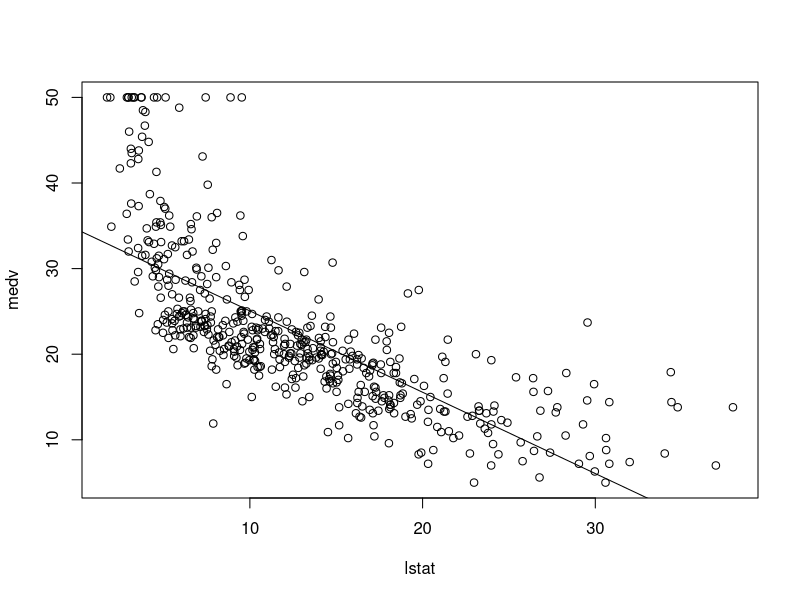
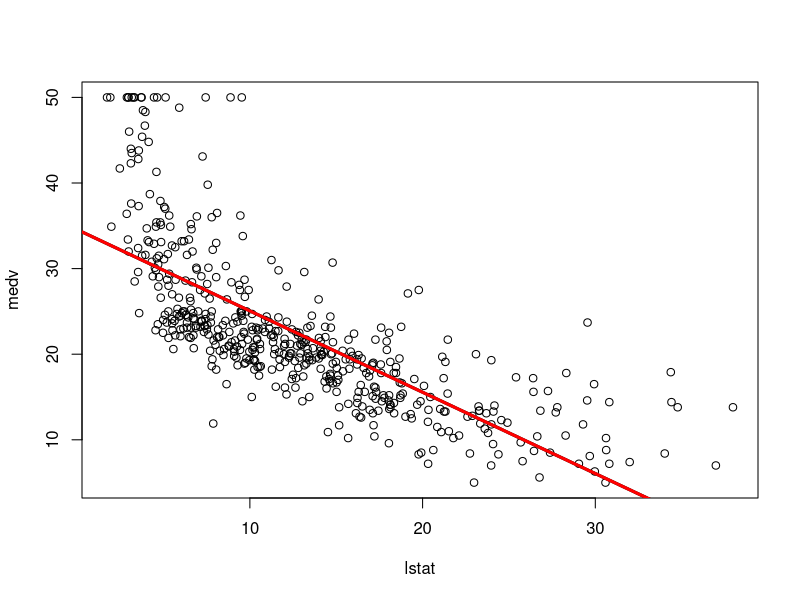
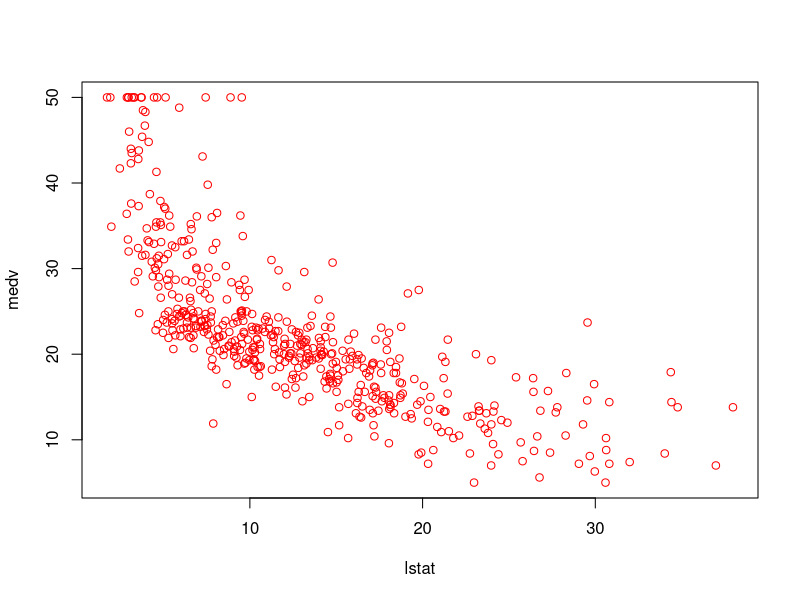
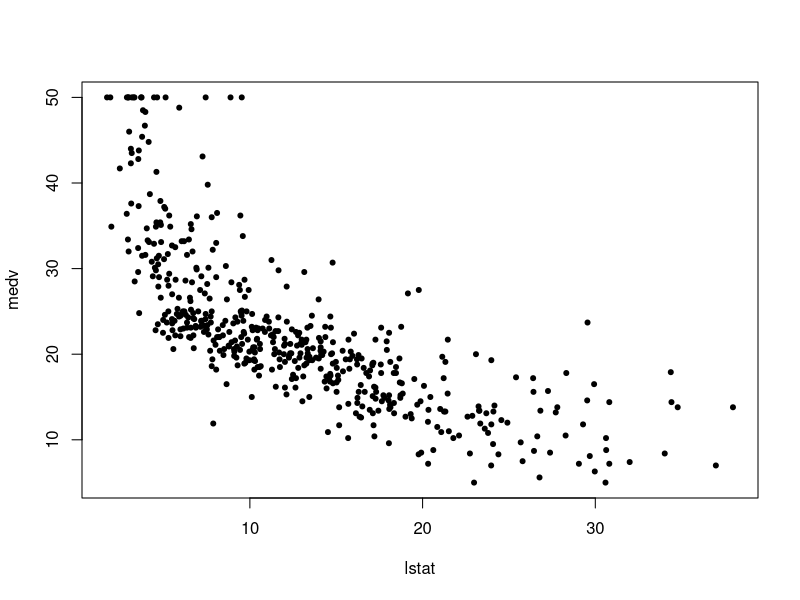
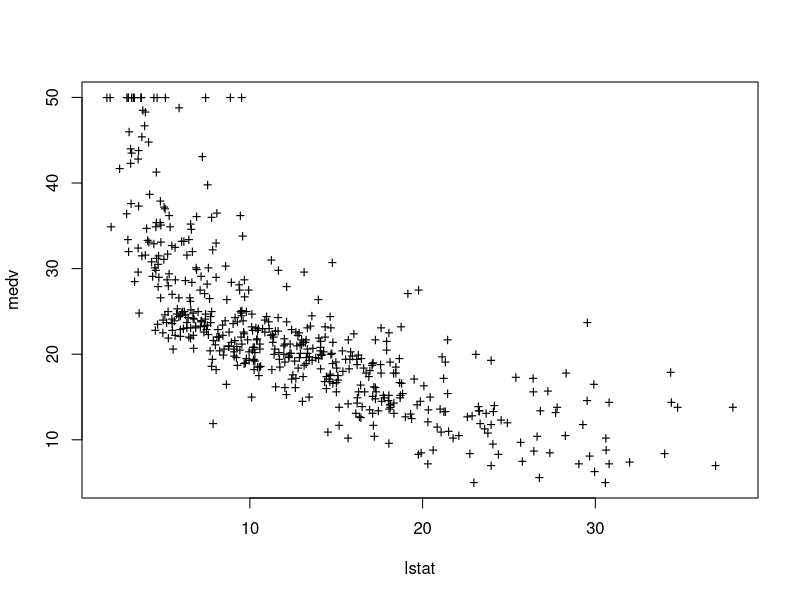
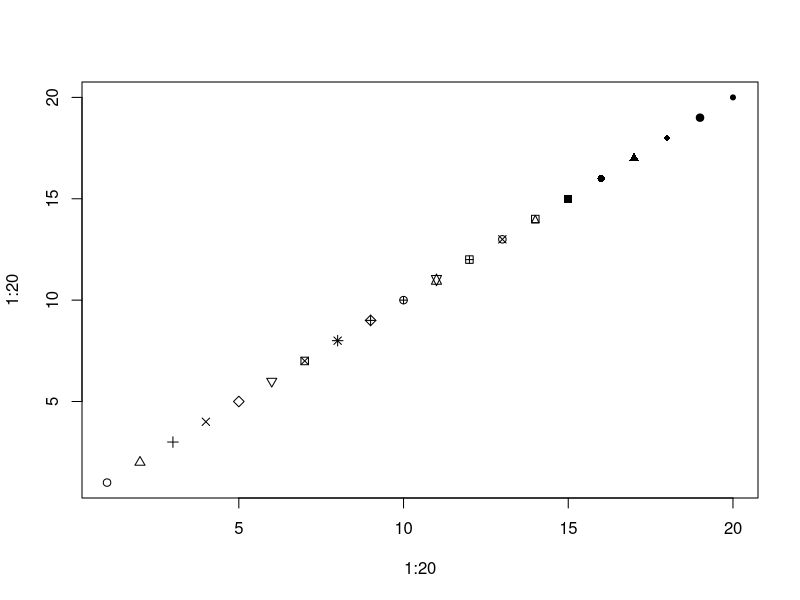
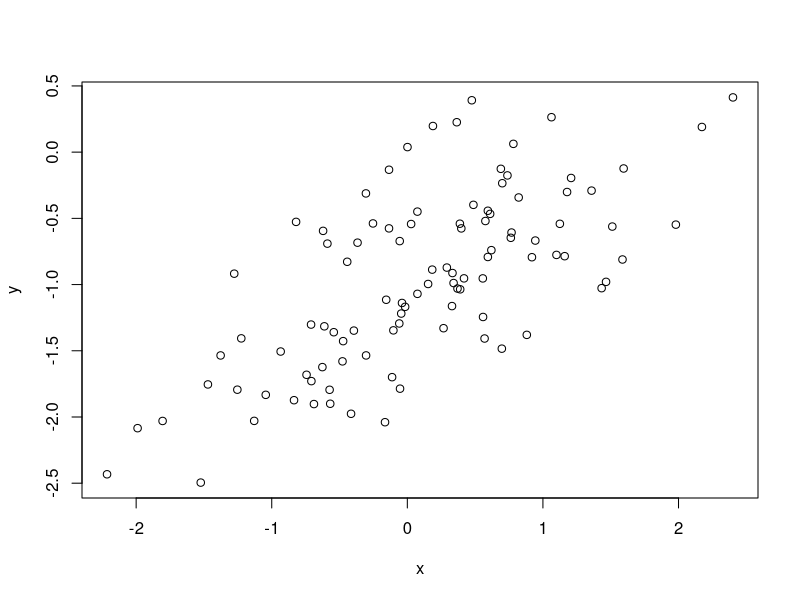
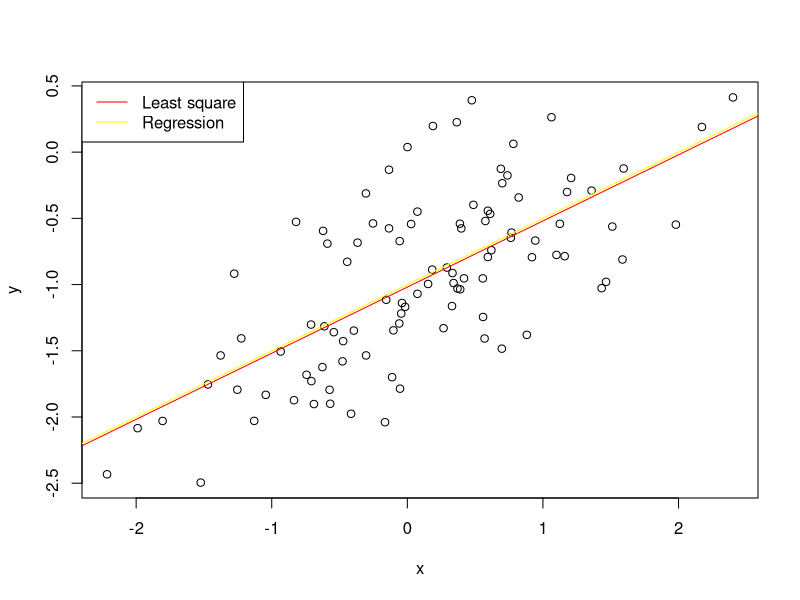

Reproduce these figures in R, in order.
## ---- chunk 1
data(Boston,package='MASS')
#View(Boston)
names(Boston)
## ---- chunk 2
attach(Boston)
lm.fit=lm(medv~lstat )
summary(lm.fit)
names(lm.fit)
confint(lm.fit)
## ---- chunk 3
predict(lm.fit,data.frame(lstat=(c(5,10,15))), interval="confidence")
predict(lm.fit,data.frame(lstat=(c(5,10,15))), interval ="prediction")
## ---- chunk 4
plot(lstat ,medv)
abline(lm.fit)
## ---- chunk 5
plot(lstat ,medv)
abline(lm.fit)
abline(lm.fit,lwd=3)
 abline(lm.fit,lwd=3,col="red") > plot(lstat,medv,col="red")
plot(lstat,medv,pch=20)
 plot(lstat,medv,pch="+")
plot(1:20,1:20,pch=1:20)
## ---- chunk 6
set.seed(1)
## ---- chunk 7
x=rnorm(100,0,1)
eps=rnorm(100,0,0.5)
## ---- chunk 8
y <- -1 + 0.5 * x + eps
length(y)
## ---- chunk 9
plot(x,y)
## ---- chunk 10
model1=lm(y~x)
summary(model1)
## ---- chunk 11
plot(x,y)
abline(model1,col='red')
abline(-1, 0.5, col = "yellow")
legend("topleft", c("Least square", "Regression"), col = c("red", "yellow"), lty = c(1, 1))
## ---- chunk 12
model2=lm(y~x+I(x^2))
summary(model2)
## ---- chunk 13
set.seed(1)
eps2 <- rnorm(100, sd = 0.125)
x2 <- rnorm(100)
y2 <- -1 + 0.5 * x2 + eps2
plot(x2, y2)
model3 <- lm(y2 ~ x2)
summary(model3)
abline(model3, col = "red")
abline(-1, 0.5, col = "yellow")
legend("topleft", c("Least square", "Regression"), col = c("red", "yellow"), lty = c(1, 1))
## ---- chunk 14
set.seed(1)
eps3 <- rnorm(100, sd = 0.8)
x3 <- rnorm(100)
y3 <- -1 + 0.5 * x3 + eps3
plot(x3, y3)
model4 <- lm(y3 ~ x3)
summary(model4)
abline(model4, col = "red")
abline(-1, 0.5, col = "yellow")
legend("topleft", c("Least square", "Regression"), col = c("red", "yellow"), lty = c(1, 1))
## ---- chunk 15
confint(model1)
confint(model3)
confint(model4)
